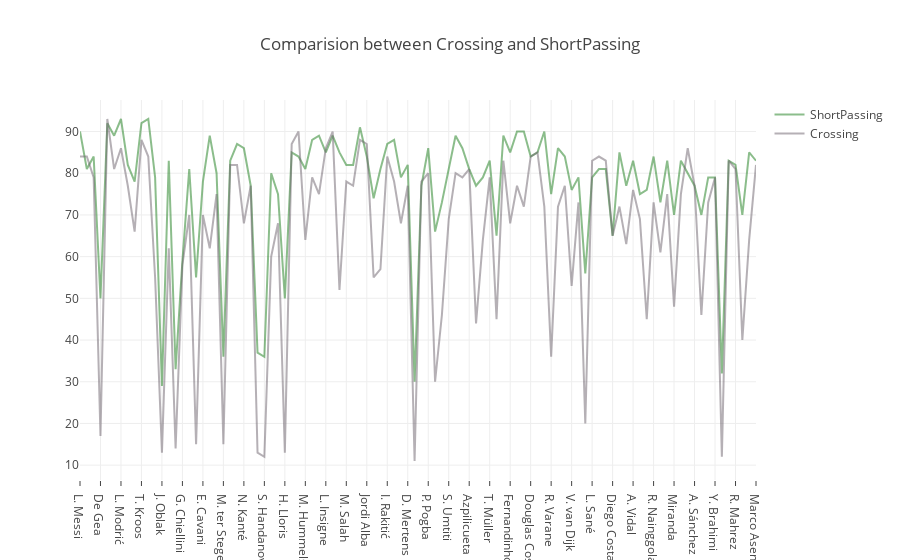

Source (notebook cell):
### Markdown cell above
## Comaprison Of Passing

### Code cell
#typical Scatter graph
new_index=(new_data["Overall"].sort_values(ascending=False)).index.values
sortedData=new_data.reindex(new_index)
best_players=sortedData.head(100)

trace1=go.Scatter(
                    x=best_players.Name,
                    y=best_players.ShortPassing,
                    mode="lines",
                    name="ShortPassing",
                    marker=dict(color="rgba(25,125,25,0.5)"),
                    text=best_players.Nationality)
trace2=go.Scatter(
                    x=best_players.Name,
                    y=best_players.Crossing,
                    mode="lines",
                    name="Crossing",
                    marker=dict(color="rgba(109,99,109,0.5)"),
                    text=best_players.Nationality)
data=[trace1,trace2]
layout=dict(title="Comparision between Crossing and ShortPassing" ,xaxis=dict(ticklen=5,zeroline=False) )

fig=dict(data=data,layout=layout)

iplot(fig)

### Figure 1 — Plotly figure (JSON) as saved in the notebook; plotly's stock layout.template omitted (floating-point values rounded to 4 significant figures)
{"data": [{"marker": {"color": "rgba(25,125,25,0.5)"}, "mode": "lines", "name": "ShortPassing", "text": ["Argentina", "Portugal", "Brazil", "Spain", "Belgium", "Belgium", "Croatia", "Uruguay", "Spain", "Germany", "Spain", "Uruguay", "Slovenia", "Poland", "Belgium", "Italy", "Argentina", "Germany", "Uruguay", "Spain", "England", "Germany", "France", "Argentina", "France", "Gabon", "Italy", "Slovenia", "Brazil", "Argentina", "France", "Wales", "Brazil", "Germany", "Brazil", "Spain", "Italy", "Colombia", "Brazil", "Egypt", "France", "Denmark", "Spain", "Italy", "Spain", "Croatia", "Slovakia", "Belgium", "Belgium", "Costa Rica", "Belgium", "France", "Senegal", "Argentina", "France", "Bosnia Herzegovina", "Germany", "Spain", "Italy", "Belgium", "Germany", "Morocco", "Germany", "Brazil", "Spain", "Spain", "Brazil", "Portugal", "Italy", "France", "Brazil", "England", "Netherlands", "Senegal", "Brazil", "Germany", "Brazil", "Croatia", "Spain", "Germany", "Bosnia Herzegovina", "Chile", "Germany", "Brazil", "Belgium", "Belgium", "France", "Brazil", "France", "Brazil", "Chile", "Portugal", "Sweden", "Algeria", "Poland", "France", "Algeria", "Slovakia", "Serbia", "Spain"], "type": "scatter", "uid": "29b4d9c3-af47-42cc-a449-cc964d211ad0", "x": ["L. Messi", "Cristiano Ronaldo", "Neymar Jr", "De Gea", "K. De Bruyne", "E. Hazard", "L. Modrić", "L. Suárez", "Sergio Ramos", "T. Kroos", "David Silva", "D. Godín", "J. Oblak", "R. Lewandowski", "T. Courtois", "G. Chiellini", "S. Agüero", "M. Neuer", "E. Cavani", "Sergio Busquets", "H. Kane", "M. ter Stegen", "A. Griezmann", "P. Dybala", "N. Kanté", "P. Aubameyang", "G. Buffon", "S. Handanovič", "Thiago Silva", "G. Higuaín", "H. Lloris", "G. Bale", "Marcelo", "M. Hummels", "Coutinho", "Isco", "L. Insigne", "J. Rodríguez", "Casemiro", "M. Salah", "K. Mbappé", "C. Eriksen", "Jordi Alba", "C. Immobile", "Piqué", "I. Rakitić", "M. Hamšík", "J. Vertonghen", "D. Mertens", "K. Navas", "R. Lukaku", "P. Pogba", "K. Koulibaly", "M. Icardi", "S. Umtiti", "M. Pjanić", "M. Reus", "Azpilicueta", "L. Bonucci", "T. Alderweireld", "T. Müller", "M. Benatia", "M. Özil", "Fernandinho", "Iniesta", "Thiago", "Douglas Costa", "Bernardo Silva", "M. Verratti", "R. Varane", "Roberto Firmino", "R. Sterling", "V. van Dijk", "S. Mané", "Ederson", "L. Sané", "Alex Sandro", "I. Perišić", "Diego Costa", "S. Khedira", "E. Džeko", "A. Vidal", "J. Boateng", "Naldo", "R. Nainggolan", "V. Kompany", "B. Matuidi", "Miranda", "K. Benzema", "Filipe Luís", "A. Sánchez", "Pepe", "Z. Ibrahimović", "Y. Brahimi", "W. Szczęsny", "N. Fekir", "R. Mahrez", "M. Škriniar", "S. Milinković-Savić", "Marco Asensio"], "y": [90.0, 81.0, 84.0, 50.0, 92.0, 89.0, 93.0, 82.0, 78.0, 92.0, 93.0, 79.0, 29.0, 83.0, 33.0, 59.0, 81.0, 55.0, 78.0, 89.0, 80.0, 36.0, 83.0, 87.0, 86.0, 77.0, 37.0, 36.0, 80.0, 75.0, 50.0, 85.0, 84.0, 81.0, 88.0, 89.0, 85.0, 89.0, 85.0, 82.0, 82.0, 91.0, 84.0, 74.0, 81.0, 87.0, 88.0, 79.0, 82.0, 30.0, 77.0, 86.0, 66.0, 73.0, 81.0, 89.0, 86.0, 81.0, 77.0, 79.0, 83.0, 65.0, 89.0, 85.0, 90.0, 90.0, 84.0, 85.0, 90.0, 75.0, 86.0, 84.0, 76.0, 79.0, 56.0, 79.0, 81.0, 81.0, 65.0, 85.0, 77.0, 83.0, 75.0, 76.0, 84.0, 73.0, 83.0, 70.0, 83.0, 80.0, 77.0, 70.0, 79.0, 79.0, 32.0, 83.0, 82.0, 70.0, 85.0, 83.0]}, {"marker": {"color": "rgba(109,99,109,0.5)"}, "mode": "lines", "name": "Crossing", "text": ["Argentina", "Portugal", "Brazil", "Spain", "Belgium", "Belgium", "Croatia", "Uruguay", "Spain", "Germany", "Spain", "Uruguay", "Slovenia", "Poland", "Belgium", "Italy", "Argentina", "Germany", "Uruguay", "Spain", "England", "Germany", "France", "Argentina", "France", "Gabon", "Italy", "Slovenia", "Brazil", "Argentina", "France", "Wales", "Brazil", "Germany", "Brazil", "Spain", "Italy", "Colombia", "Brazil", "Egypt", "France", "Denmark", "Spain", "Italy", "Spain", "Croatia", "Slovakia", "Belgium", "Belgium", "Costa Rica", "Belgium", "France", "Senegal", "Argentina", "France", "Bosnia Herzegovina", "Germany", "Spain", "Italy", "Belgium", "Germany", "Morocco", "Germany", "Brazil", "Spain", "Spain", "Brazil", "Portugal", "Italy", "France", "Brazil", "England", "Netherlands", "Senegal", "Brazil", "Germany", "Brazil", "Croatia", "Spain", "Germany", "Bosnia Herzegovina", "Chile", "Germany", "Brazil", "Belgium", "Belgium", "France", "Brazil", "France", "Brazil", "Chile", "Portugal", "Sweden", "Algeria", "Poland", "France", "Algeria", "Slovakia", "Serbia", "Spain"], "type": "scatter", "uid": "3021cd6c-173e-42eb-8393-1b78cce9fd71", "x": ["L. Messi", "Cristiano Ronaldo", "Neymar Jr", "De Gea", "K. De Bruyne", "E. Hazard", "L. Modrić", "L. Suárez", "Sergio Ramos", "T. Kroos", "David Silva", "D. Godín", "J. Oblak", "R. Lewandowski", "T. Courtois", "G. Chiellini", "S. Agüero", "M. Neuer", "E. Cavani", "Sergio Busquets", "H. Kane", "M. ter Stegen", "A. Griezmann", "P. Dybala", "N. Kanté", "P. Aubameyang", "G. Buffon", "S. Handanovič", "Thiago Silva", "G. Higuaín", "H. Lloris", "G. Bale", "Marcelo", "M. Hummels", "Coutinho", "Isco", "L. Insigne", "J. Rodríguez", "Casemiro", "M. Salah", "K. Mbappé", "C. Eriksen", "Jordi Alba", "C. Immobile", "Piqué", "I. Rakitić", "M. Hamšík", "J. Vertonghen", "D. Mertens", "K. Navas", "R. Lukaku", "P. Pogba", "K. Koulibaly", "M. Icardi", "S. Umtiti", "M. Pjanić", "M. Reus", "Azpilicueta", "L. Bonucci", "T. Alderweireld", "T. Müller", "M. Benatia", "M. Özil", "Fernandinho", "Iniesta", "Thiago", "Douglas Costa", "Bernardo Silva", "M. Verratti", "R. Varane", "Roberto Firmino", "R. Sterling", "V. van Dijk", "S. Mané", "Ederson", "L. Sané", "Alex Sandro", "I. Perišić", "Diego Costa", "S. Khedira", "E. Džeko", "A. Vidal", "J. Boateng", "Naldo", "R. Nainggolan", "V. Kompany", "B. Matuidi", "Miranda", "K. Benzema", "Filipe Luís", "A. Sánchez", "Pepe", "Z. Ibrahimović", "Y. Brahimi", "W. Szczęsny", "N. Fekir", "R. Mahrez", "M. Škriniar", "S. Milinković-Savić", "Marco Asensio"], "y": [84.0, 84.0, 79.0, 17.0, 93.0, 81.0, 86.0, 77.0, 66.0, 88.0, 84.0, 55.0, 13.0, 62.0, 14.0, 58.0, 70.0, 15.0, 70.0, 62.0, 75.0, 15.0, 82.0, 82.0, 68.0, 77.0, 13.0, 12.0, 60.0, 68.0, 13.0, 87.0, 90.0, 64.0, 79.0, 75.0, 86.0, 90.0, 52.0, 78.0, 77.0, 88.0, 87.0, 55.0, 57.0, 84.0, 78.0, 68.0, 77.0, 11.0, 78.0, 80.0, 30.0, 46.0, 69.0, 80.0, 79.0, 81.0, 44.0, 64.0, 79.0, 45.0, 83.0, 68.0, 77.0, 72.0, 84.0, 85.0, 72.0, 36.0, 72.0, 77.0, 53.0, 73.0, 20.0, 83.0, 84.0, 83.0, 65.0, 72.0, 63.0, 76.0, 69.0, 45.0, 73.0, 61.0, 75.0, 48.0, 75.0, 86.0, 77.0, 46.0, 73.0, 79.0, 12.0, 83.0, 81.0, 40.0, 64.0, 82.0]}], "layout": {"title": {"text": "Comparision between Crossing and ShortPassing"}, "xaxis": {"ticklen": 5, "zeroline": false}}}
